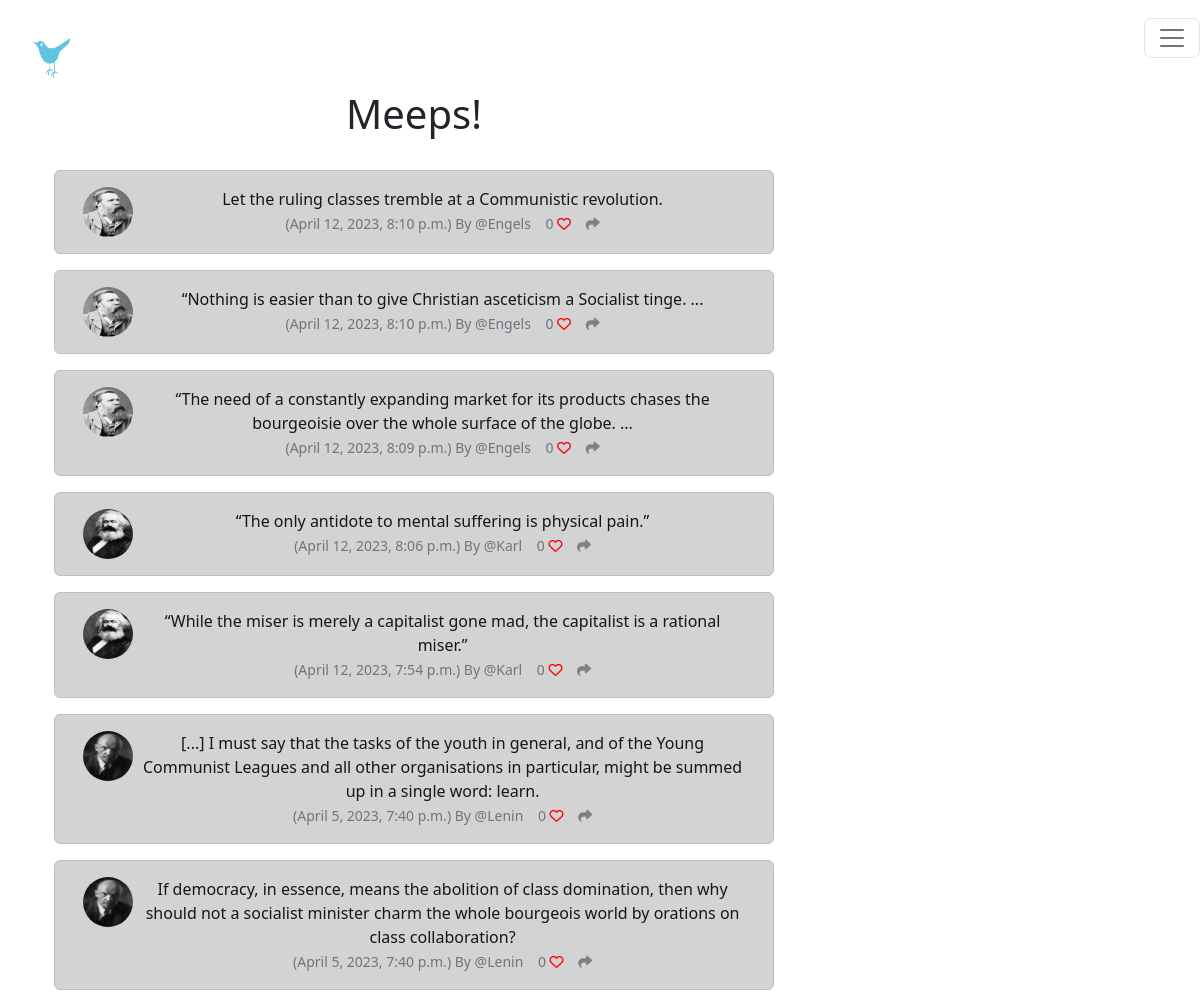
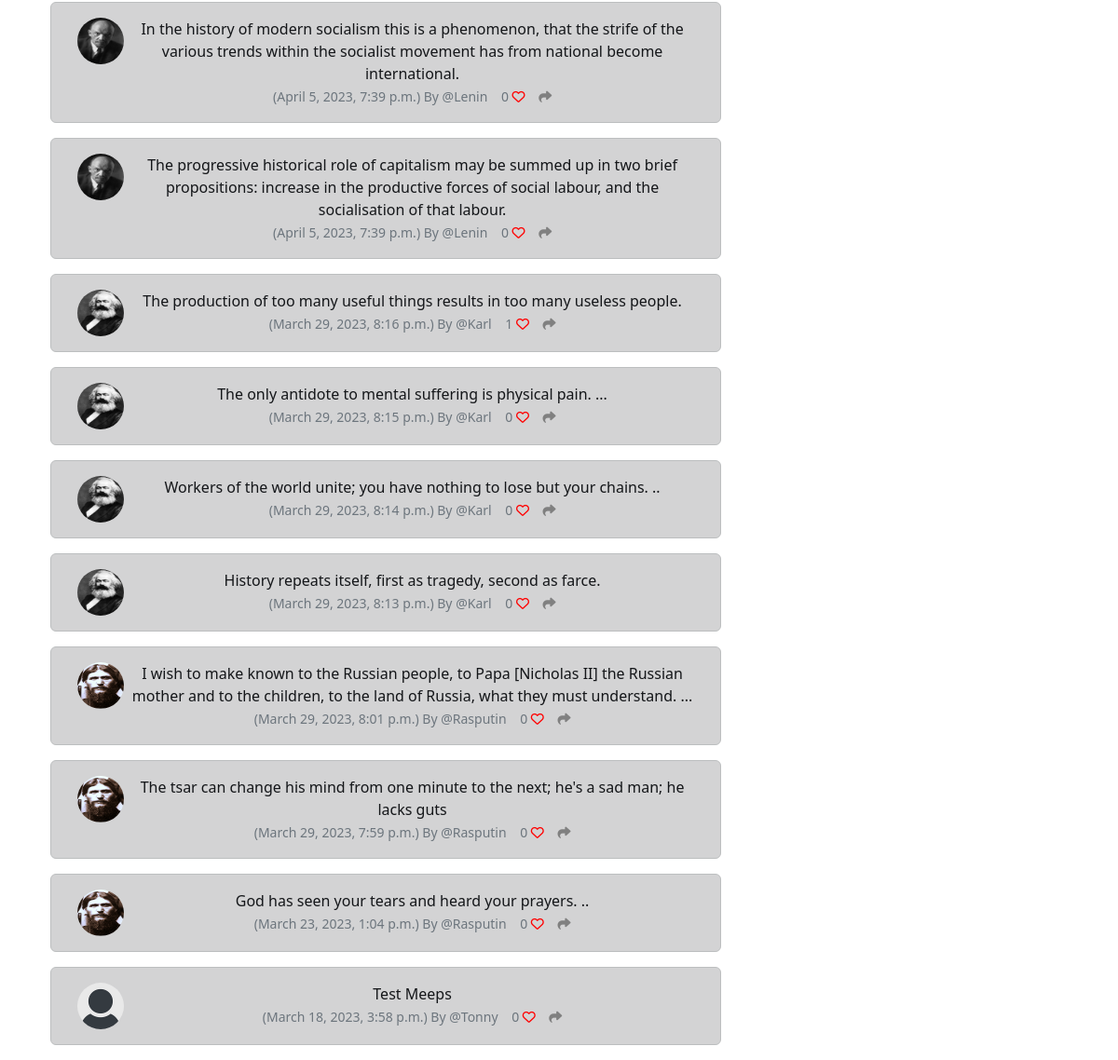
The app's page /, older data (2 pictures, top to bottom).
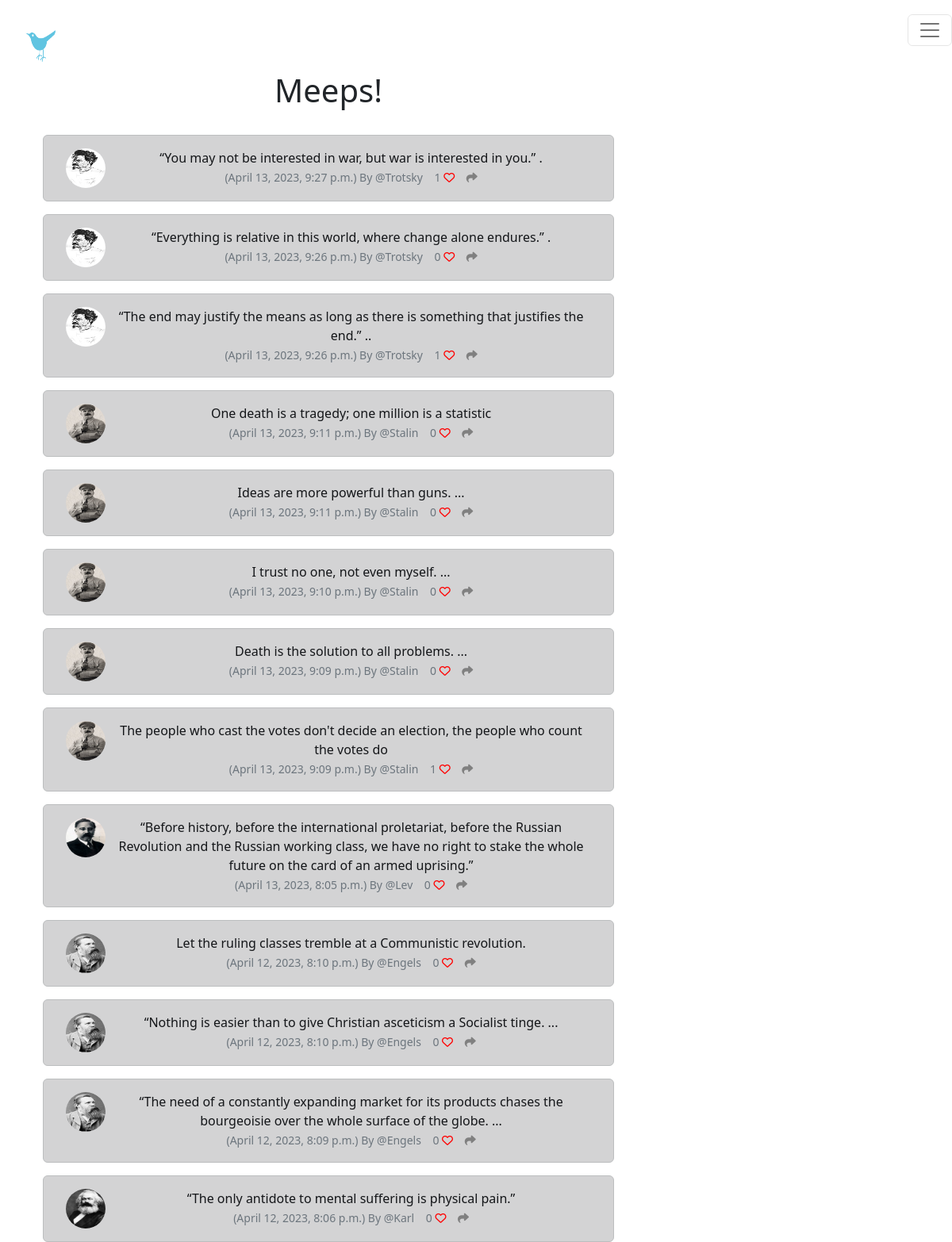
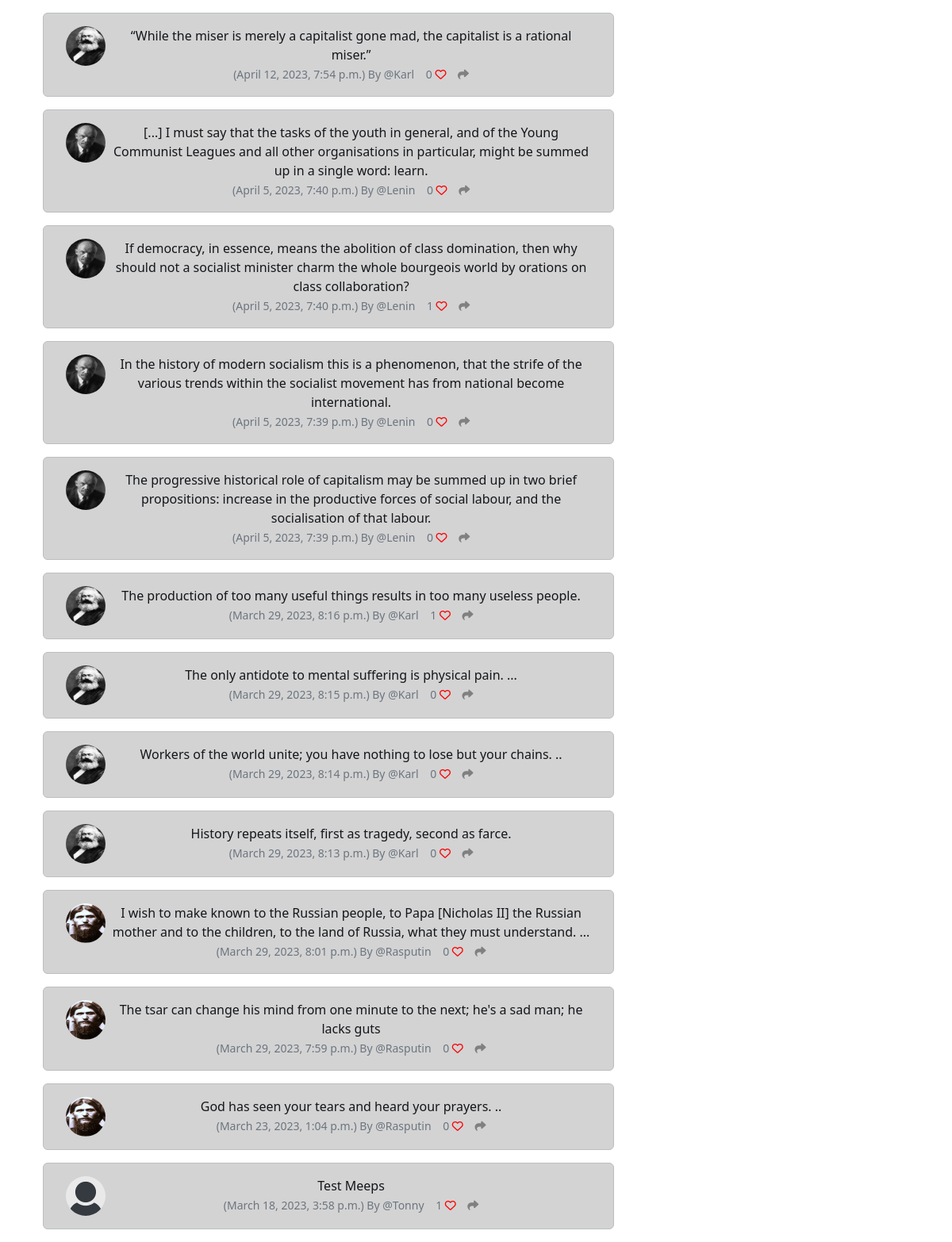
The same page, newer data (2 pictures, top to bottom).
### tweaker/models.py (models this page shows, shortened)
class Meep(models.Model):
	user = models.ForeignKey(
		User, related_name="meeps",
		on_delete=models.DO_NOTHING
		)
	body = models.CharField(max_length=200)
	created_at = models.DateTimeField(auto_now_add=True)
	likes = models.ManyToManyField(User, related_name="meep_like", blank=True)
	def number_of_likes(self):
		return self.likes.count()

class Profile(models.Model):
	user = models.OneToOneField(User, on_delete=models.CASCADE)
	follows = models.ManyToManyField("self",
		related_name="followed_by",
		symmetrical=False,
		blank=True)
	date_modified = models.DateTimeField(User, auto_now=True)
	profile_image = models.ImageField(null=True, blank=True, upload_to="images/")
	profile_bio = models.CharField(null=True, blank=True, max_length=500)
	homepage_link = models.CharField(null=True, blank=True, max_length=100)
	facebook_link = models.CharField(null=True, blank=True, max_length=100)
	instagram_link = models.CharField(null=True, blank=True, max_length=100)
	linkedin_link = models.CharField(null=True, blank=True, max_length=100)

### tweaker/views.py (the view)
# urls.py: path('', views.index, name="index"),
def index(request):
	if request.user.is_authenticated:
		form = MeepForm(request.POST or None)
		if request.method == "POST":
			if form.is_valid():
				meep = form.save(commit=False)
				meep.user = request.user
				meep.save()
				messages.success(request, ("Your Meep Has Been Posted!"))
				return redirect('index')
		meeps = Meep.objects.all().order_by("-created_at")
		return render(request, 'index.html', {"meeps":meeps, "form":form})
	else:
		meeps = Meep.objects.all().order_by("-created_at")
		return render(request, 'index.html', {"meeps":meeps})

### tweaker/templates/index.html (shortened to what this page needs)
{% extends 'base.html' %}
{% load static %}
{% block content %}
	<div class="container text-center">
		<div class="row">
			<div class="col-8">
	<h1>Meeps!</h1>
<br/>
	{% for meep in meeps %}
		<div class="alert alert-dark" role="alert">
<div class="container">
	<div class="row">
		<div class="col-1">
		  {% if meep.user.profile.profile_image %}
				<img src="{{ meep.user.profile.profile_image.url }}" width=50 height=50 class="rounded-circle" alt="{{ profile.user.username }}">
				{% else %}
				<img src="{% static 'images/default_profile_pic.png' %}" width=50 height=50 class="rounded-circle" alt="{{ profile.user.username }}">
				{% endif %}
		</div>
		<div class="col-11">
		  {{ meep.body }}<br/>
		  <small class="text-muted">
		  	({{ meep.created_at}}) By
		  	@{{ meep.user.username }}
		  	{{ meep.number_of_likes }}
		  	{% if user in meep.likes.all %}
		  	  <a href="{% url 'meep_like' meep.id %}">
	<i class="fa-solid fa-heart" style="color:red"></i></a>
		  	{% else %}
		  		<a href="{% url 'meep_like' meep.id %}">
		  <i class="fa fa-heart-o" style="color:red"></i></a>
		  	{% endif %}
		  	<a href="{% url 'meep_show' meep.id %}">
	<i class="fa-solid fa-share" style="color:gray"></i>
		  	</a>
		  </small>
		</div><br/><br/>
			</div>
		</div>
	</div>
	{% endfor %}
</div>
<div class="col-4">
				<br/><br/><br/>
</div>
{% endblock %}

### tweaker/templates/base.html (shortened to what this page needs)
{% load static %}
<!doctype html>
<html lang="en">
  <head>
    <link href="https://cdn.jsdelivr.net/npm/bootstrap@5.2.3/dist/css/bootstrap.min.css" rel="stylesheet">
  </head>
  <body>
    {% include 'navbar.html'%}
    <div class="container">
      <br/>
      {% block content %}
      {% endblock %}
    </div>
  </body>
</html>

### tweaker/templates/navbar.html (shortened to what this page needs)
{% load static %}
  <nav class="navbar" style="background-color: ##FDFEFE;">
  <div class="container-fluid">
    <a class="navbar-brand" href="{% url 'index' %}"></div><img src="{% static 'logo.png' %}" alt="google"
  style="width:70px;height:40px; margin-left: auto; margin-right: auto; padding-left: 32px;  position: absolute;"></a>
    <button class="navbar-toggler" type="button" data-bs-toggle="collapse" data-bs-target="#navbarSupportedContent" aria-controls="navbarSupportedContent" aria-expanded="false" aria-label="Toggle navigation">
      <span class="navbar-toggler-icon"></span>
    </button>
</nav>

Row changes from the older to the newer data that the page shows:
added Meep: user.profile.profile_image (picture), body "“You may not be interested in war, but war is interested in you.” .", created_at "April 13, 2023, 9:27 p.m.", user.username "Trotsky", number_of_likes "1"
added Meep: user.profile.profile_image (picture), body "“Everything is relative in this world, where change alone endures.” .", created_at "April 13, 2023, 9:26 p.m.", user.username "Trotsky", number_of_likes "0"
added Meep: user.profile.profile_image (picture), body "“The end may justify the means as long as there is something that justifies the end.” ..", created_at "April 13, 2023, 9:26 p.m.", user.username "Trotsky", number_of_likes "1"
added Meep: user.profile.profile_image (picture), body "One death is a tragedy; one million is a statistic", created_at "April 13, 2023, 9:11 p.m.", user.username "Stalin", number_of_likes "0"
added Meep: user.profile.profile_image (picture), body "Ideas are more powerful than guns. ...", created_at "April 13, 2023, 9:11 p.m.", user.username "Stalin", number_of_likes "0"
added Meep: user.profile.profile_image (picture), body "I trust no one, not even myself. ...", created_at "April 13, 2023, 9:10 p.m.", user.username "Stalin", number_of_likes "0"
added Meep: user.profile.profile_image (picture), body "Death is the solution to all problems. ...", created_at "April 13, 2023, 9:09 p.m.", user.username "Stalin", number_of_likes "0"
added Meep: user.profile.profile_image (picture), body "The people who cast the votes don't decide an election, the people who count the votes do", created_at "April 13, 2023, 9:09 p.m.", user.username "Stalin", number_of_likes "1"
added Meep: user.profile.profile_image (picture), body "“Before history, before the international proletariat, before the Russian Revolution and the Russian working class, we have no right to stake the whole future on the card of an armed uprising.”", created_at "April 13, 2023, 8:05 p.m.", user.username "Lev", number_of_likes "0"
computed for Meep (number 16 of 26 on the later page): number_of_likes "0" → "1"
computed for Meep "Test Meeps": number_of_likes "0" → "1"
